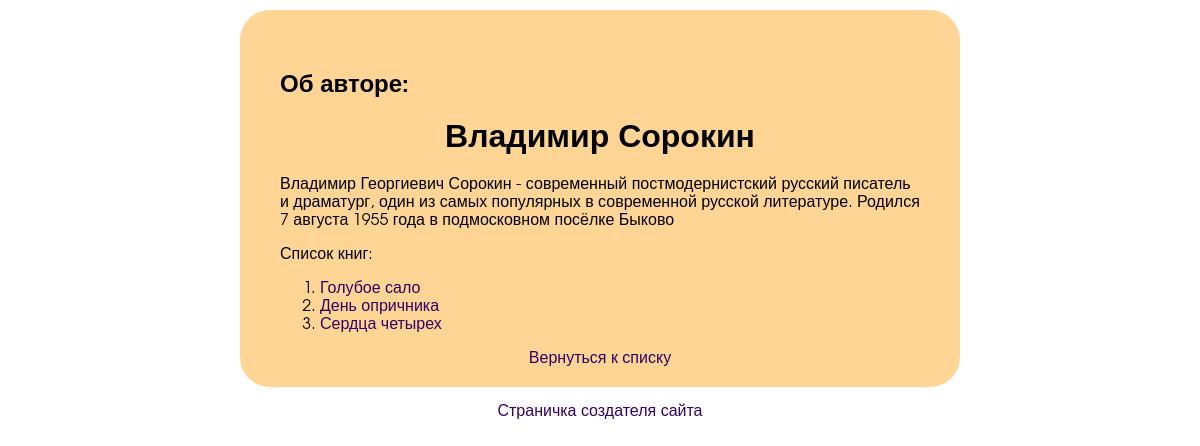
/author/2/, run on the app's committed database.
### bookshop/models.py (models this page shows, shortened)
class Author(models.Model):
    author_name = models.CharField(max_length=80)
    author_description = models.TextField()
    def __str__(self) -> str:
        return self.author_name

class Book(models.Model):
    book_name = models.CharField(max_length=90, verbose_name="Название книги")
    description = models.TextField(verbose_name="Описание")
    pages = models.IntegerField(verbose_name="Количество страниц")
    price = models.IntegerField(verbose_name="Цена")
    language = models.ForeignKey(Language, on_delete=models.CASCADE, verbose_name="Язык")
    author = models.ManyToManyField(Author, verbose_name="Автор")
    genre = models.ManyToManyField(Jenre, verbose_name="Жанр")
    photo = models.ImageField(null=True, blank=True, upload_to="images/")

### bookshop/views.py (the view)
# urls.py: path('author/<pk>/', views.AuthorDetailView.as_view(), name='author_detail'),
class AuthorDetailView(generic.DetailView):
    model = Author
    template_name = 'bookshop/about_author.html'
    context_object_name = 'author'

### bookshop/templates/bookshop/about_author.html (shortened to what this page needs)
{% extends "bookshop/base.html" %}
{% block content %}
<h2>Об авторе:</h2>
<h1>{{ author }}</h1>
<p>{{ author.author_description }}</p>
Список книг:
<ol>{% for author in author.book_set.all %}
    <li><a href="{% url 'book_detail' author.pk %}">{{ author.book_name }}</a></li>
    {% endfor %}
</ol>
<div class="back_to_list">
<a href="{% url 'home' %}">Вернуться к списку</a>
</div>
{% endblock content %}

### bookshop/static/bookshop/style.css (style rules this page uses)
body h1 { text-align: center; margin: 0 0 20px;; }
body { background-color: rgb(255, 255, 255); color: black; font: normal 16px Avantgarde, TeX Gyre Adventor, URW Gothic L, sans-serif; text-align: start; max-width: 60%; padding-top: 10px; margin: auto; }
.everything h1 { margin-top: 10px; }
a { color: rgb(51, 0, 102); text-decoration: none; }
.back_to_list { text-align: center; margin-top: 10px; }

### data on the page
Author: author_name "Владимир Сорокин", author_description "Владимир Георгиевич Сорокин - современный постмодернистский русский писатель и драматург, один из самых популярных в современной русской литературе. Родился 7 августа 1955 года в подмосковном посёлке Быково"
Book: book_name "Голубое сало"
Book: book_name "День опричника"
Book: book_name "Сердца четырех"
